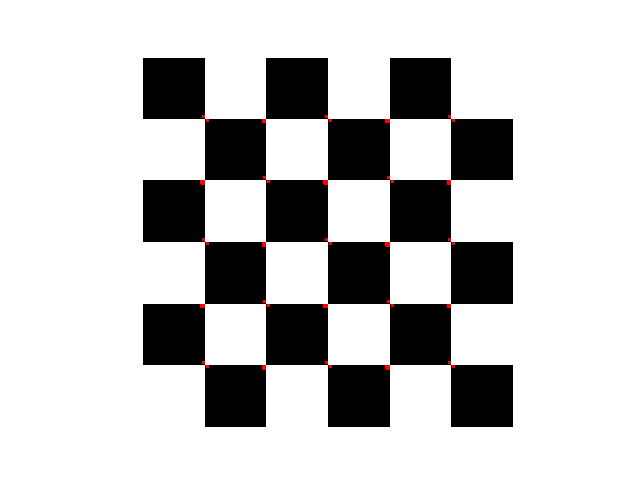

The Python source for this figure:
import cv2
import numpy as np 
import matplotlib.pyplot as plt

#Calculate derivative in X and Y direction
def filter_sobel(image):
    Sx = np.array([[-1, 0, 1], [-2, 0, 2], [-1, 0, 1]], np.float32)
    Sy = np.array([[1, 2, 1], [0, 0, 0], [-1, -2, -1]], np.float32)
    
    
    Ix = cv2.filter2D(image,-1,Sx)
    Iy = cv2.filter2D(image,-1,Sy)

    #print(Ix.shape)
    #print(Iy.shape)

    #Ixx =  cv2.filter2D(Ix,-1,Ix)
    #Iyy =  cv2.filter2D(Iy,-1,Iy)
    #Ixy =  cv2.filter2D(Ix,-1,Iy)
    Ixx = np.square(Ix)
    Iyy = np.square(Iy)
    Ixy = np.dot(Ix,Iy)

    Ixx = Ixx / Ixx.max() * 255
    Iyy = Iyy / Iyy.max() * 255
    Ixy = Ixy / Ixy.max() * 255

    return (Ixx, Iyy, Ixy)


image = cv2.imread('checkerboard.png')
plt.axis("off")
plt.imshow(cv2.cvtColor(image, cv2.COLOR_BGR2RGB))
plt.show()

image_copy = cv2.cvtColor(image,cv2.COLOR_BGR2GRAY)
plt.axis("off")
plt.imshow(image_copy,cmap='gray')
plt.show()

blur=cv2.GaussianBlur(image_copy,(5,5),0)
plt.axis("off")
plt.imshow(blur,cmap='gray')
plt.show() 


Ixx, Iyy, Ixy = filter_sobel(blur)

b_Ixx = cv2.GaussianBlur(Ixx,(5,5),0)
b_Iyy = cv2.GaussianBlur(Iyy,(5,5),0)
b_Ixy = cv2.GaussianBlur(Ixy,(5,5),0)

k=0.04
detA = b_Ixx * b_Iyy - b_Ixy ** 2
traceA = b_Ixx + b_Iyy
harris_response = detA - k * traceA ** 2

harris_response = cv2.dilate(harris_response,None)
#print(harris_response)
#print(harris_response[harris_response>0])

image[harris_response>0.01*harris_response.max()]=[0,0,255]
plt.axis("off")
plt.imshow(cv2.cvtColor(image, cv2.COLOR_BGR2RGB))
plt.show()
